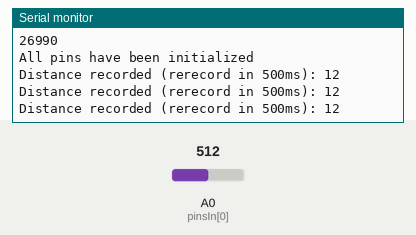
Simulated run of this sketch. Board: Arduino Uno, built with avr-gcc and run on an emulated ATmega328P. Shown: the last lines printed to the serial monitor. The test bench sets the inputs (shaded band); at power-on: A0 (pinsIn[0]) = 512.

Above: at 1.2 s.
1.3 s: A0 (pinsIn[0]) set to 716
At 2.0 s:
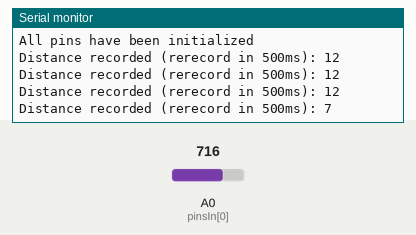
2.8 s: A0 (pinsIn[0]) set to 900
At 3.5 s:
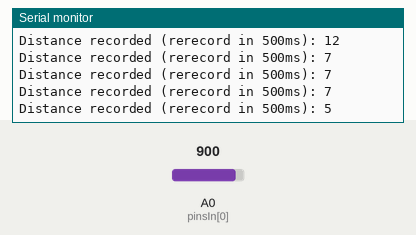
Timing chart, 0 to 5.8 s (numbered marks = the images above; inputs shaded):
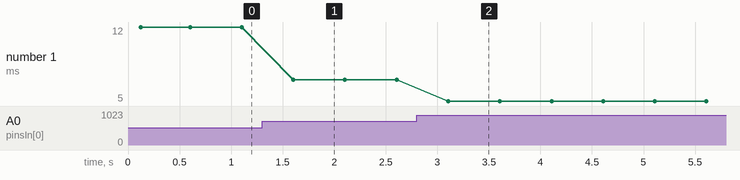

The sketch:

sensor-distance.ino
```cpp
int pinsIn[] = {A0};
int sensor = 0;
int distance = 0;
int voltage = 0;

void setup() {
  Serial.begin(9600);
  Serial.println("Initializing pins to OUTPUT and INPUT (Will be printent out below):");
  for(int i=0; i <= 2; i++) {
    pinMode(pinsIn[i], INPUT);
    Serial.println(pinsIn[i]);

  }
  Serial.println("All pins have been initialized");
}

void loop() {
  sensor = analogRead(A0);
  voltage = sensor * (5.0 / 1023.0);
  distance = 27.68 * pow(voltage, -1.15);

  Serial.print("Distance recorded (rerecord in 500ms): ");
  Serial.println(distance);
  delay(500);
}
```

Measured:
- after the input at 1.3 s, the serial monitor: prints a new line after 0.30 s (image 1)
- after the input at 2.8 s, the serial monitor: prints a new line after 0.31 s (image 2)
- plotted number 1: 12 → 7 after the input at 1.3 s, 7 → 5 after the input at 2.8 s
